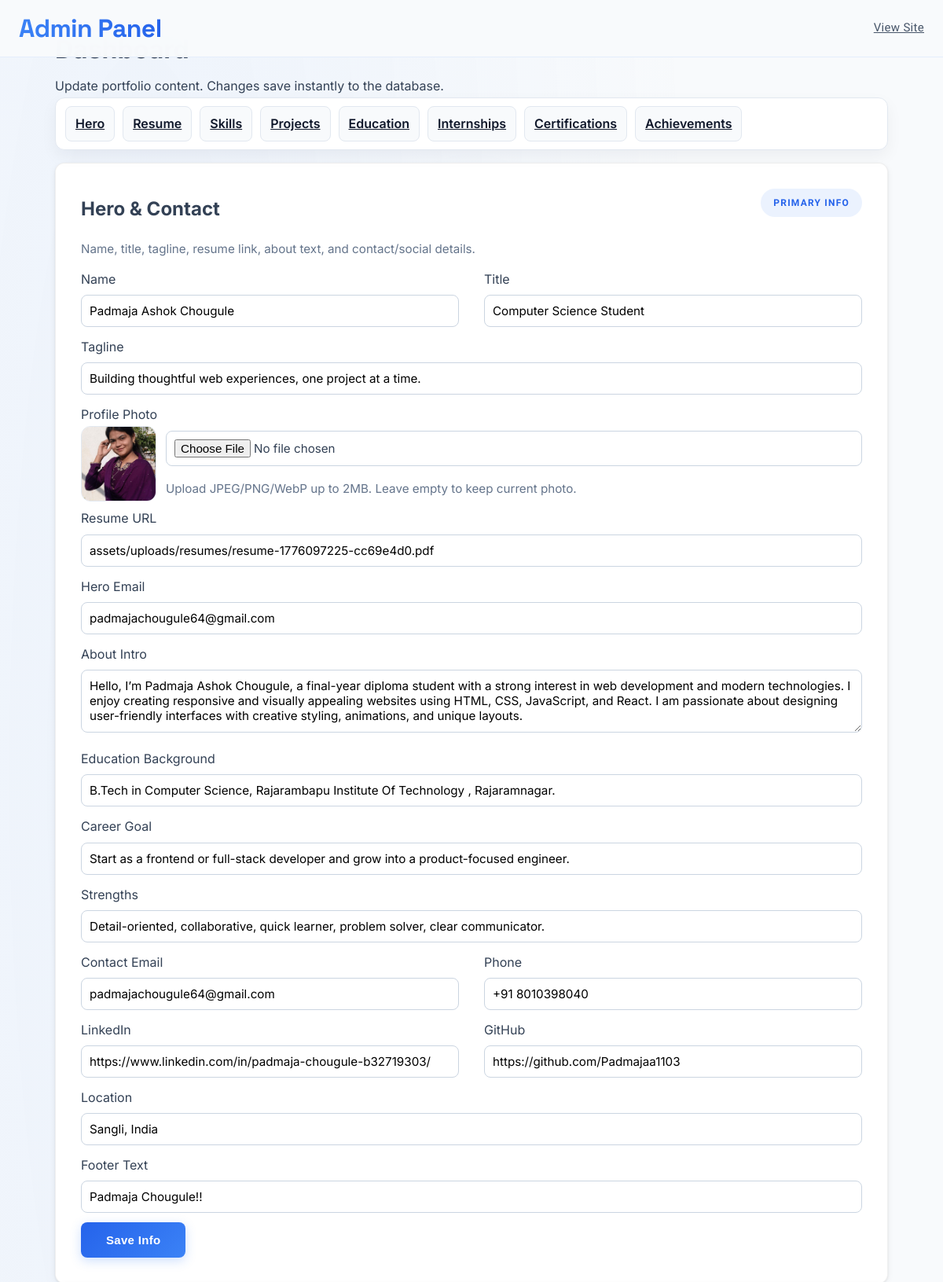
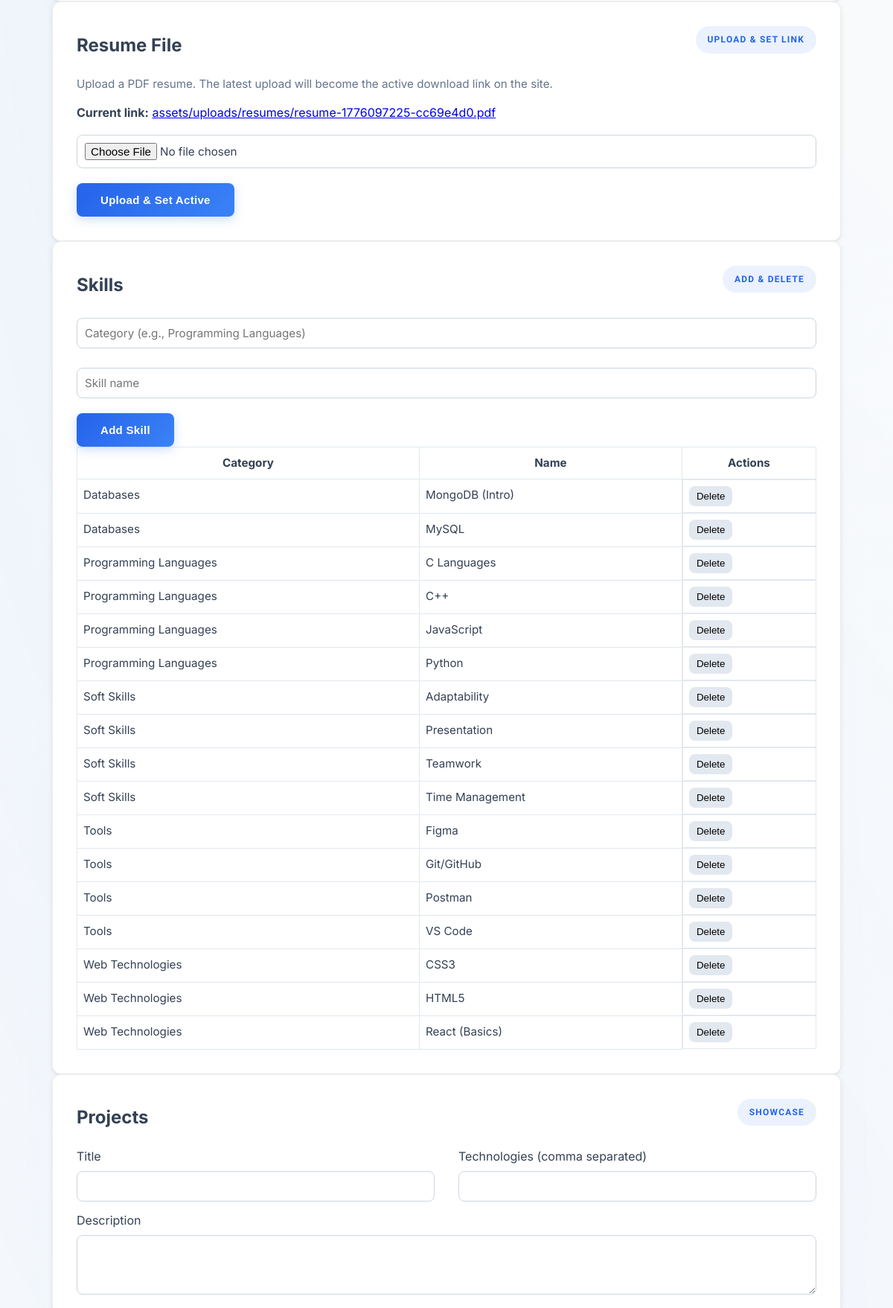
Page /admin/dashboard.php (signed in, upper part) on the committed database (2 pictures, top to bottom).
### tables this page shows
CREATE TABLE `site_info` (
  `id` int(11) NOT NULL DEFAULT 1,
  `site_title` varchar(100) DEFAULT 'Student Portfolio',
  `name` varchar(100) NOT NULL DEFAULT 'Your Name',
  `title` varchar(100) DEFAULT 'Computer Science Student',
  `tagline` varchar(255) DEFAULT 'Building thoughtful web experiences, one project at a time.',
  `profile_photo` varchar(255) DEFAULT 'assets/img/profile.jpg',
  `resume_url` varchar(255) DEFAULT NULL,
  `hero_email` varchar(100) DEFAULT NULL,
  `about_intro` text DEFAULT NULL,
  `education_background` varchar(255) DEFAULT NULL,
  `career_goal` text DEFAULT NULL,
  `strengths` text DEFAULT NULL,
  `contact_email` varchar(100) DEFAULT NULL,
  `phone` varchar(20) DEFAULT NULL,
  `linkedin` varchar(255) DEFAULT NULL,
  `github` varchar(255) DEFAULT NULL,
  `location` varchar(100) DEFAULT NULL,
  `footer_text` varchar(255) DEFAULT 'All rights reserved.'
);

CREATE TABLE `skills` (
  `id` int(11) NOT NULL,
  `category` varchar(50) NOT NULL,
  `name` varchar(50) NOT NULL,
  `created_at` timestamp NOT NULL DEFAULT current_timestamp()
);

### admin/dashboard.php (the view, shortened to what this page needs)
<?php
require __DIR__ . '/../db.php';
$site = $pdo->query('SELECT * FROM site_info WHERE id = 1')->fetch();
$skills = $pdo->query('SELECT * FROM skills ORDER BY category, name')->fetchAll();
?>
<!DOCTYPE html>
<html lang="en">
<head>
    <link rel="stylesheet" href="../assets/css/styles.css">
</head>
<body>
    <header class="topbar">
        <div class="container topbar__inner">
            <div class="logo">Admin Panel</div>
            <div class="nav">
                <a href="../index.php">View Site</a>
            </div>
        </div>
    </header>
    <main>
        <h1 style="margin: 12px 0 6px;">Dashboard</h1>
        <p class="muted">Update portfolio content. Changes save instantly to the database.</p>
        <nav class="admin-nav">
            <a href="#hero">Hero</a>
            <a href="#resume">Resume</a>
            <a href="#skills">Skills</a>
            <a href="#projects">Projects</a>
            <a href="#education">Education</a>
            <a href="#internships">Internships</a>
            <a href="#certifications">Certifications</a>
            <a href="#achievements">Achievements</a>
        </nav>
        <section id="hero" class="card">
            <div class="section-title">
                <h2>Hero & Contact</h2>
                <span class="label">Primary info</span>
            </div>
            <p class="hint">Name, title, tagline, resume link, about text, and contact/social details.</p>
            <form method="post" action="save.php" enctype="multipart/form-data">
                <div class="grid-2">
                    <div>
                        <label>Name</label>
                        <input name="name" value="<?= htmlspecialchars($site['name'] ?? ''); ?>" required>
                    </div>
                    <div>
                        <label>Title</label>
                        <input name="title" value="<?= htmlspecialchars($site['title'] ?? ''); ?>" required>
                    </div>
                </div>
                <label>Tagline</label>
                <input name="tagline" value="<?= htmlspecialchars($site['tagline'] ?? ''); ?>" required>
                <label>Profile Photo</label>
                <div class="photo-upload">
                    <img src="../<?= htmlspecialchars($site['profile_photo'] ?? 'assets/img/profile.jpg'); ?>" alt="Current profile photo">
                    <div class="photo-upload__inputs">
                        <input type="file" name="profile_photo" accept="image/*">
                        <p class="hint">Upload JPEG/PNG/WebP up to 2MB. Leave empty to keep current photo.</p>
                    </div>
                </div>
                <label>Resume URL</label>
                <input name="resume_url" value="<?= htmlspecialchars($site['resume_url'] ?? ''); ?>">
                <label>Hero Email</label>
                <input name="hero_email" value="<?= htmlspecialchars($site['hero_email'] ?? ''); ?>">
                <label>About Intro</label>
                <textarea name="about_intro"><?= htmlspecialchars($site['about_intro'] ?? ''); ?></textarea>
                <label>Education Background</label>
                <input name="education_background" value="<?= htmlspecialchars($site['education_background'] ?? ''); ?>">
                <label>Career Goal</label>
                <input name="career_goal" value="<?= htmlspecialchars($site['career_goal'] ?? ''); ?>">
                <label>Strengths</label>
                <input name="strengths" value="<?= htmlspecialchars($site['strengths'] ?? ''); ?>">
                <div class="grid-2">
                    <div>
                        <label>Contact Email</label>
                        <input name="contact_email" value="<?= htmlspecialchars($site['contact_email'] ?? ''); ?>">
                    </div>
                    <div>
                        <label>Phone</label>
                        <input name="phone" value="<?= htmlspecialchars($site['phone'] ?? ''); ?>">
                    </div>
                </div>
                <div class="grid-2">
                    <div>
                        <label>LinkedIn</label>
                        <input name="linkedin" value="<?= htmlspecialchars($site['linkedin'] ?? ''); ?>">
                    </div>
                    <div>
                        <label>GitHub</label>
                        <input name="github" value="<?= htmlspecialchars($site['github'] ?? ''); ?>">
                    </div>
                </div>
                <label>Location</label>
                <input name="location" value="<?= htmlspecialchars($site['location'] ?? ''); ?>">
                <label>Footer Text</label>
                <input name="footer_text" value="<?= htmlspecialchars($site['footer_text'] ?? ''); ?>">
                <button class="btn" type="submit">Save Info</button>
            </form>
        </section>
        <section id="resume" class="card">
            <div class="section-title">
                <h2>Resume File</h2>
                <span class="label">Upload & set link</span>
            </div>
            <p class="hint">Upload a PDF resume. The latest upload will become the active download link on the site.</p>
            <div style="margin-bottom:10px;">
                <strong>Current link:</strong>
                <?php if (!empty($site['resume_url'])): ?>
                    <a href="../<?= htmlspecialchars($site['resume_url']); ?>" target="_blank" rel="noreferrer"><?= htmlspecialchars($site['resume_url']); ?></a>
                <?php else: ?>
                    <span class="muted">No resume uploaded yet.</span>
                <?php endif; ?>
            </div>
            <form method="post" action="save.php" enctype="multipart/form-data" class="flex">
                <input type="file" name="resume_file" accept="application/pdf" required>
                <button class="btn" type="submit">Upload & Set Active</button>
            </form>
        </section>
        <section id="skills" class="card">
            <div class="section-title">
                <h2>Skills</h2>
                <span class="label">Add & delete</span>
            </div>
            <form method="post" action="save.php" class="flex">
                <input name="category" placeholder="Category (e.g., Programming Languages)" required>
                <input name="name" placeholder="Skill name" required>
                <button class="btn" type="submit">Add Skill</button>
            </form>
            <table class="table">
                <tr><th>Category</th><th>Name</th><th>Actions</th></tr>
                <?php foreach ($skills as $skill): ?>
                    <tr>
                        <td><?= htmlspecialchars($skill['category']); ?></td>
                        <td><?= htmlspecialchars($skill['name']); ?></td>
                        <td class="actions">
                            <form method="post" action="save.php">
                                <button class="small-btn" type="submit">Delete</button>
                            </form>
                        </td>
                    </tr>
                <?php endforeach; ?>
            </table>
        </section>
        <section id="projects" class="card">
            <div class="section-title">
                <h2>Projects</h2>
                <span class="label">Showcase</span>
            </div>
            <form method="post" action="save.php">
                <div class="grid-2">
                    <div>
                        <label>Title</label>
                        <input name="title" required>
                    </div>
                    <div>
                        <label>Technologies (comma separated)</label>
                        <input name="technologies">
                    </div>
                </div>
                <label>Description</label>
                <textarea name="description" required></textarea>
            </form>
        </section>
    </main>
</body>
</html>

### admin/dashboard.php (style rules this page uses)
body { background: #F8FAFC; }
main { max-width: 1100px; margin: 0 auto; padding: 24px 20px 72px; }
.admin-nav { position: sticky; top: 64px; z-index: 5; background: #FFFFFF; border: 1px solid #E2E8F0; border-radius: 12px; padding: 10px 12px; box-shadow: 0 8px 20px rgba(15, 23, 42, 0.05); display: flex; flex-wrap: wrap; gap: 10px; margin-bottom: 16px; }
.admin-nav a { padding: 8px 12px; border-radius: 8px; background: #F8FAFC; color: #0F172A; border: 1px solid #E2E8F0; font-weight: 600; }
input, textarea, select { width: 100%; padding: 10px; border: 1px solid #CBD5E1; border-radius: 8px; margin: 6px 0 12px; font-family: 'Inter', sans-serif; font-size: 0.95rem; }
textarea { min-height: 80px; }
.flex { display: flex; gap: 0.5rem; flex-wrap: wrap; }
.table { width: 100%; border-collapse: collapse; }
.table th, .table td { border: 1px solid #E2E8F0; padding: 8px; font-size: 0.95rem; vertical-align: top; }
.actions { display: flex; gap: 0.35rem; }
.small-btn { background: #E2E8F0; border: none; padding: 6px 10px; border-radius: 8px; cursor: pointer; }
.section-title { display: flex; align-items: center; justify-content: space-between; gap: 0.5rem; margin: 0 0 12px; }
.hint { color: #64748B; font-size: 0.95rem; margin: 4px 0 12px; }
.photo-upload { display: flex; gap: 12px; align-items: flex-start; flex-wrap: wrap; }
.photo-upload img { width: 96px; height: 96px; object-fit: cover; border-radius: 12px; border: 1px solid #E2E8F0; background: #FFFFFF; }
.photo-upload__inputs { flex: 1; min-width: 220px; }

### rows in the picture
site_info: name "Padmaja Ashok Chougule", title "Computer Science Student", tagline "Building thoughtful web experiences, one project at a time.", profile_photo (picture), resume_url "assets/uploads/resumes/resume-1776097225-cc69e4d0.pdf", hero_email "padmajachougule64@gmail.com", about_intro "Hello, I’m Padmaja Ashok Chougule, a final-year diploma student with a strong interest in web development and modern technologies. I enjoy creating responsive and visually appealing websites using HTML, CSS, JavaScript, and React. I am passionate about designing user-friendly interfaces with creative styling, animations, and unique layouts.", education_background "B.Tech in Computer Science, Rajarambapu Institute Of Technology , Rajaramnagar.", career_goal "Start as a frontend or full-stack developer and grow into a product-focused engineer.", strengths "Detail-oriented, collaborative, quick learner, problem solver, clear communicator.", contact_email "padmajachougule64@gmail.com", phone "+91 8010398040", linkedin "https://www.linkedin.com/in/padmaja-chougule-b32719303/", github "https://github.com/Padmajaa1103", location "Sangli, India", footer_text "Padmaja Chougule!!"
skills: category "Databases", name "MongoDB (Intro)"
skills: category "Databases", name "MySQL"
skills: category "Programming Languages", name "C Languages"
skills: category "Programming Languages", name "C++"
skills: category "Programming Languages", name "JavaScript"
skills: category "Programming Languages", name "Python"
skills: category "Soft Skills", name "Adaptability"
skills: category "Soft Skills", name "Presentation"
skills: category "Soft Skills", name "Teamwork"
skills: category "Soft Skills", name "Time Management"
skills: category "Tools", name "Figma"
skills: category "Tools", name "Git/GitHub"
skills: category "Tools", name "Postman"
skills: category "Tools", name "VS Code"
skills: category "Web Technologies", name "CSS3"
skills: category "Web Technologies", name "HTML5"
skills: category "Web Technologies", name "React (Basics)"
